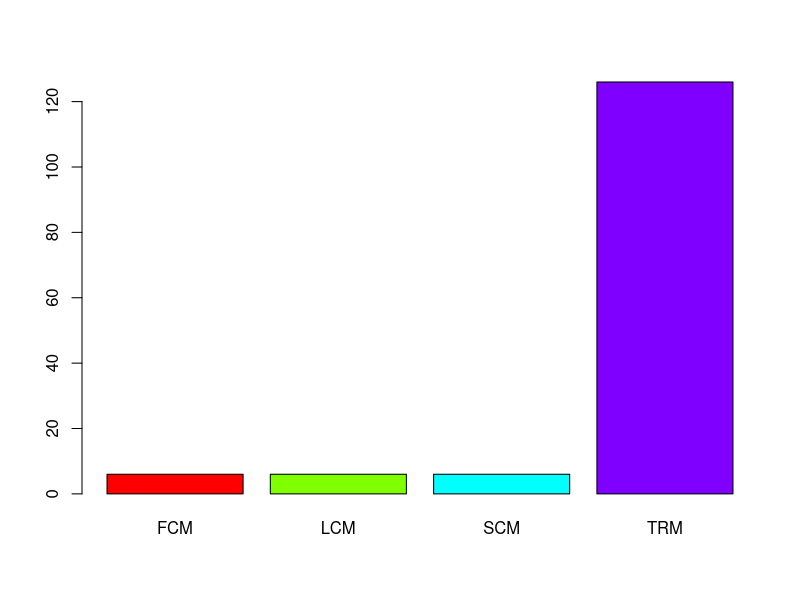
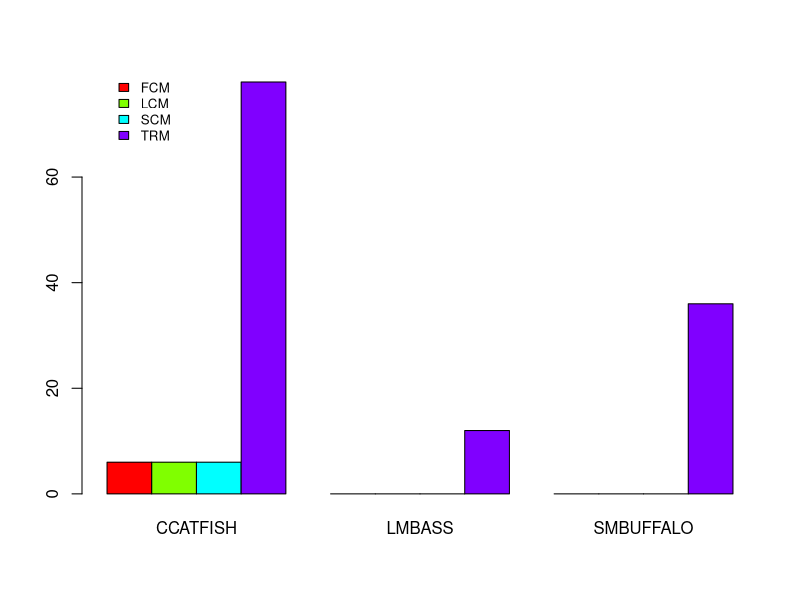
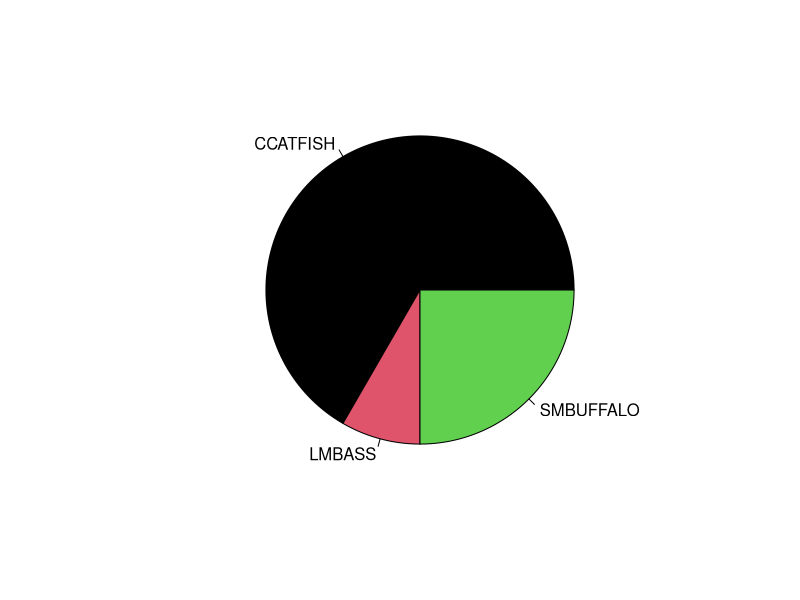
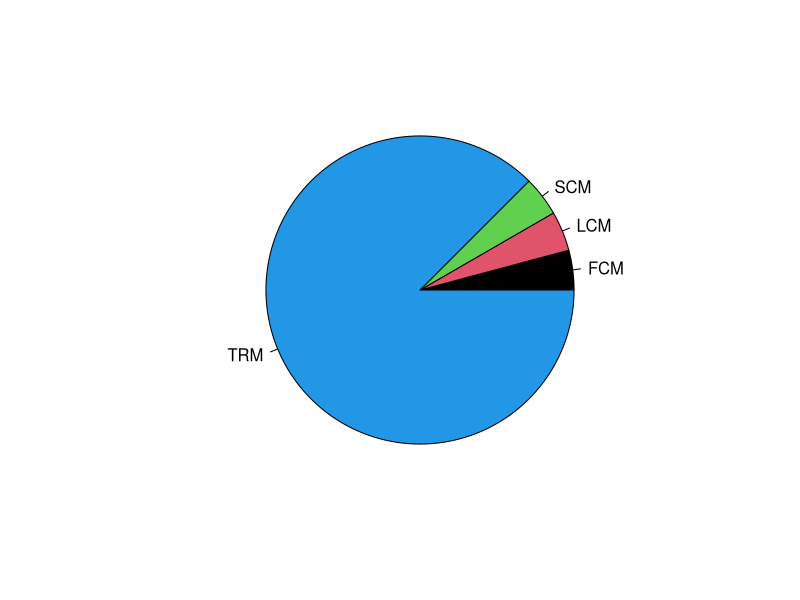
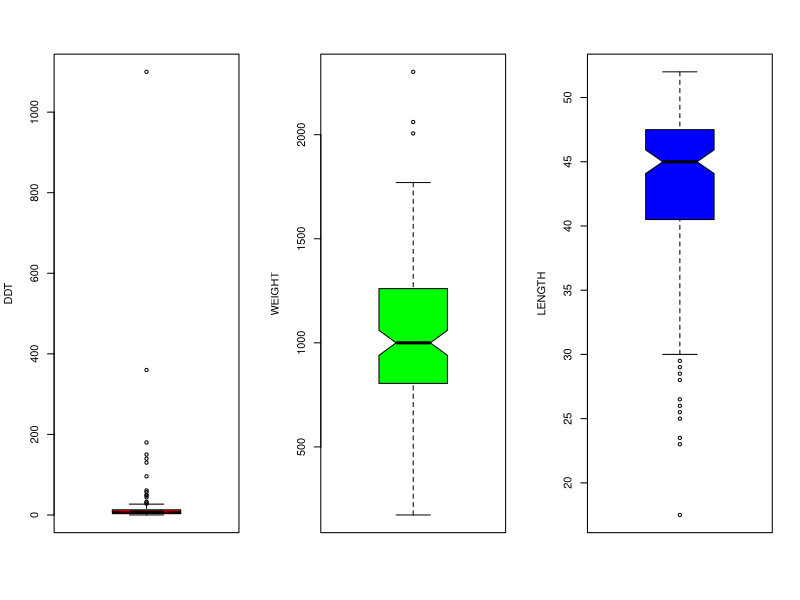
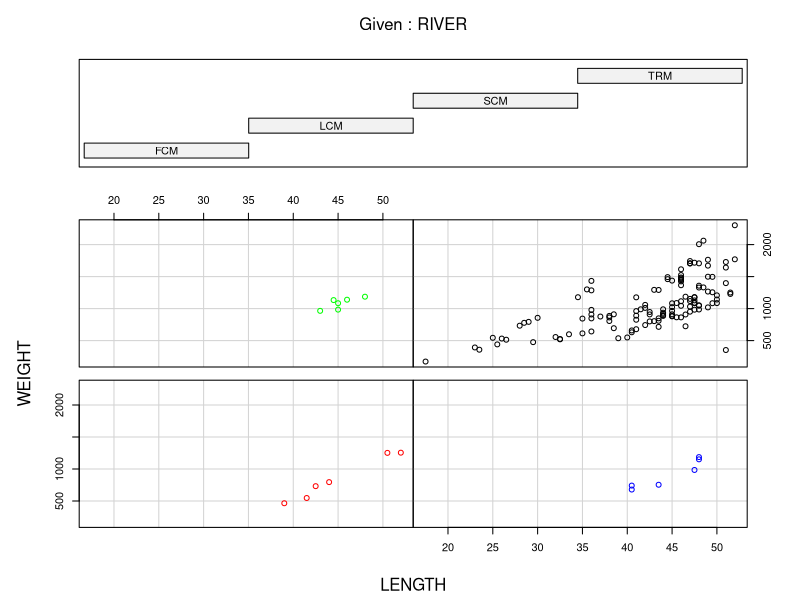
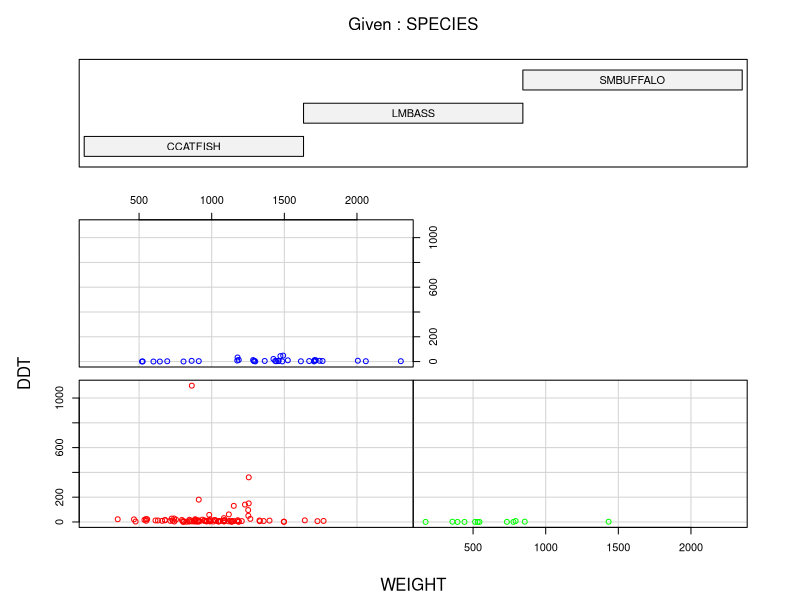
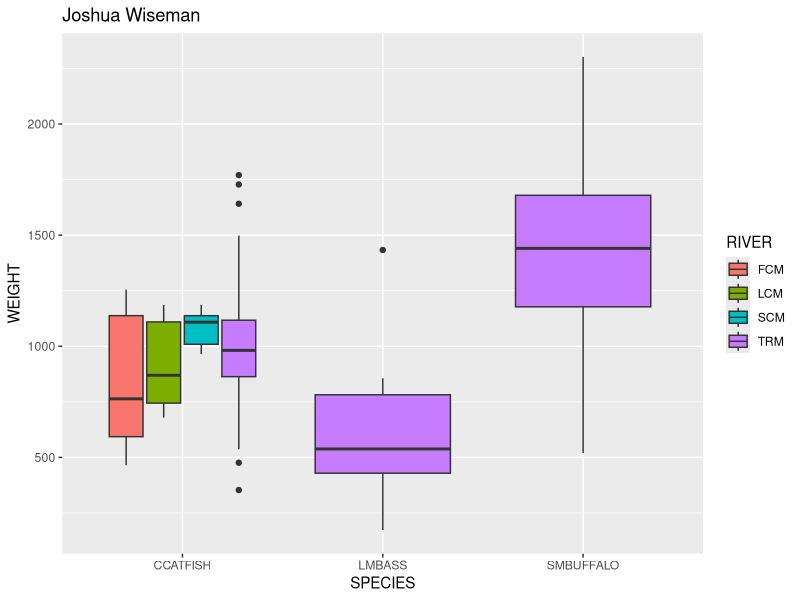

These charts were generated, in order, by the following R code:
## ---- chunk 1
knitr::opts_chunk$set(echo = TRUE)
## ---- chunk 2
getwd()
## ---- chunk 3
ddt <- read.csv("DDT-1.csv")
head(ddt)
## ---- chunk 4
with(ddt, ddt[WEIGHT>800 & SPECIES=="LMBASS",])
## ---- chunk 5
with(ddt, ddt[DDT>4.0 & RIVER=="SCM",])
## ---- chunk 6
mean(ddt$LENGTH)
## ---- chunk 7
sd(ddt$WEIGHT)
## ---- chunk 8
rivers <- table(ddt$RIVER)
rivers
## ---- chunk 9
library(ggplot2)
barplot(rivers, col = rainbow(4))
## ---- chunk 10
rivsp <- table(ddt$RIVER, ddt$SPECIES)
rivsp
## ---- chunk 11
barplot(rivsp, beside=TRUE, col = rainbow(4))
with(ddt, legend(x = 1, y = 80, legend = ddt$RIVER[!(duplicated(ddt$RIVER))], bty = "n", fill = rainbow(4), cex = 0.8))
## ---- chunk 12
spetab <- table(ddt$SPECIES)
pie(spetab,col=1:4)
## ---- chunk 13
rivtab <- table(ddt$RIVER)
pie(rivtab,col=1:4)
## ---- chunk 14
layout(matrix(c(1,2,3),nr=1,nc=3))# 1 row 3 cols
with(ddt,boxplot(DDT,ylab="DDT",col="Red",notch=TRUE))
## ---- chunk 15
with(ddt,boxplot(WEIGHT,ylab="WEIGHT",col="Green",notch=TRUE))
## ---- chunk 16
with(ddt,boxplot(LENGTH,ylab="LENGTH",col="Blue",notch=TRUE))
## ---- chunk 17
rivcol=with(ddt, ifelse(RIVER=="FCM","Red",
                        ifelse(RIVER=="LCM","Blue",
                               ifelse(RIVER=="SCM","Green","Black"))))
coplot(WEIGHT~LENGTH|RIVER,data=ddt, col = rivcol)
## ---- chunk 18
fishcol=with(ddt,ifelse(SPECIES=="CCATFISH","Red",
                        ifelse(SPECIES=="SMBUFFALO","Blue","Green")))
coplot(DDT~WEIGHT|SPECIES,data=ddt, col = fishcol)
## ---- chunk 19
library(ggplot2)
g1 <- ggplot(ddt)
g1 <- g1 + geom_boxplot(aes(x = SPECIES, y = WEIGHT, fill = RIVER)) + ggtitle("Joshua Wiseman")
g1
## ---- chunk 20
library(ggplot2)
g2 <- ggplot(ddt)
g2 <- g2 + geom_violin(aes(x = RIVER, y = LENGTH, fill = SPECIES)) + ggtitle("Joshua Wiseman")
g2
## ---- chunk 21
library(ggplot2)
g3 <- ggplot(ddt)
g3 <- g3 + geom_point(aes(x = WEIGHT, y = LENGTH, col = SPECIES)) + ggtitle("Joshua Wiseman")
g3
